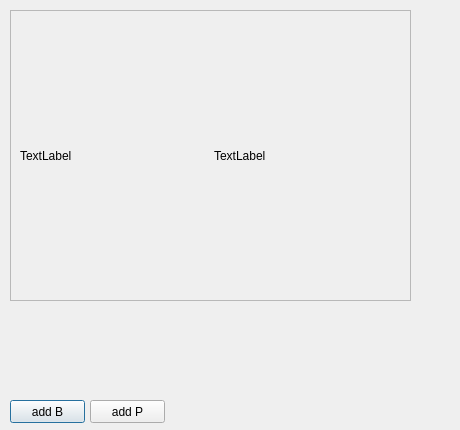
<?xml version="1.0" encoding="UTF-8"?>
<ui version="4.0">
 <class>Dialog</class>
 <widget class="QDialog" name="Dialog">
  <property name="geometry">
   <rect>
    <x>0</x>
    <y>0</y>
    <width>460</width>
    <height>430</height>
   </rect>
  </property>
  <property name="windowTitle">
   <string>Dialog</string>
  </property>
  <widget class="QScrollArea" name="scrollArea">
   <property name="geometry">
    <rect>
     <x>10</x>
     <y>10</y>
     <width>401</width>
     <height>291</height>
    </rect>
   </property>
   <property name="widgetResizable">
    <bool>true</bool>
   </property>
   <widget class="QWidget" name="scrollAreaWidgetContents">
    <property name="geometry">
     <rect>
      <x>0</x>
      <y>0</y>
      <width>399</width>
      <height>289</height>
     </rect>
    </property>
    <layout class="QGridLayout" name="gridLayout">
     <item row="0" column="0">
      <widget class="QLabel" name="label">
       <property name="text">
        <string>TextLabel</string>
       </property>
      </widget>
     </item>
     <item row="0" column="1">
      <widget class="QLabel" name="label_2">
       <property name="text">
        <string>TextLabel</string>
       </property>
      </widget>
     </item>
    </layout>
   </widget>
  </widget>
  <widget class="QPushButton" name="addB">
   <property name="geometry">
    <rect>
     <x>10</x>
     <y>400</y>
     <width>75</width>
     <height>23</height>
    </rect>
   </property>
   <property name="text">
    <string>add B</string>
   </property>
  </widget>
  <widget class="QPushButton" name="addP">
   <property name="geometry">
    <rect>
     <x>90</x>
     <y>400</y>
     <width>75</width>
     <height>23</height>
    </rect>
   </property>
   <property name="text">
    <string>add P</string>
   </property>
  </widget>
 </widget>
 <resources>
  <include location="resource.qrc"/>
 </resources>
 <connections/>
</ui>
